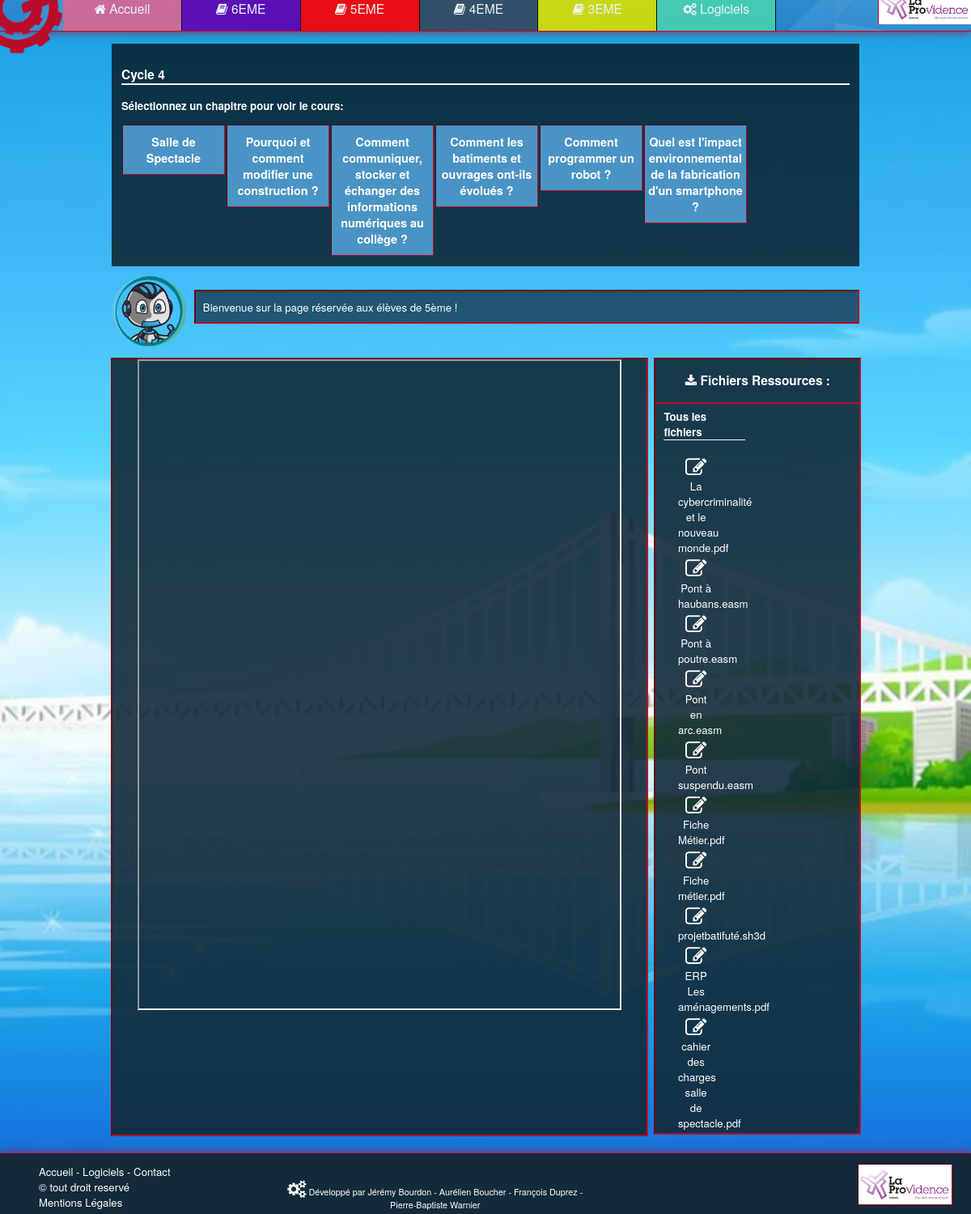
/Website/index.php?p=cours&cl=5EME, run on the app's committed database.
### tables this page shows
CREATE TABLE `categories` (
  `id_categorie` int(11) NOT NULL,
  `classe` varchar(10) DEFAULT NULL,
  `couleur` varchar(7) DEFAULT NULL,
  `img` varchar(150) DEFAULT NULL,
  `background` varchar(120) DEFAULT NULL,
  `title` varchar(50) DEFAULT NULL,
  `description` mediumtext
);

CREATE TABLE `chapitre` (
  `id` int(11) NOT NULL,
  `name_chap` varchar(100) NOT NULL,
  `classe` varchar(20) DEFAULT NULL
);

CREATE TABLE `ressource` (
  `id` int(11) NOT NULL,
  `url` varchar(120) DEFAULT NULL,
  `title` varchar(50) DEFAULT NULL,
  `classe` varchar(10) DEFAULT NULL,
  `type` varchar(20) DEFAULT NULL
);

### Website/assets/biblio/function.php (the view, shortened to what this page needs)
<?php
	function navbar()
	{
		global $connexion;
		$select_categories= mysqli_query($connexion, "SELECT * FROM `categories` WHERE 1");
		if(mysqli_num_rows($select_categories) >= 1)
			{
			while ($tab=mysqli_fetch_array($select_categories))
				{
				echo"
					<a href='index.php?p=cours&cl=$tab[1]'><div";
					if(isset($_GET['p'])&& $_GET['p']=='cour'&& $_GET['cl']==$tab[1])
					{
						echo" class='active' style='background-color:$tab[2]'";
					}
					else
					{
						echo" class='link' style='background-color:$tab[2]'";
					}
					 echo"><i class='fa fa-book' aria-hidden='true'></i> ".$tab[1]."</i>
					</div></a>";
				}
			}
	}
	function select_chapitre()
	{
		global $connexion;
		$chapitre = mysqli_query($connexion, "SELECT `name_chap`,`classe` FROM `chapitre` where classe='".$_GET['cl']."' ORDER BY id ASC");
		if(mysqli_num_rows($chapitre) > 0)
		{
			while ($req=mysqli_fetch_array($chapitre))
			{
				echo"<a href=\"index.php?p=cours&cl=".$_GET['cl']."&chap=$req[0]\"><div class='item'><h1>$req[0]</h1></div></a>";
			}
		}
		else
		{
				echo"<div class='item'><h1>Aucun Cours</h1></div>";
		}
	}
	function page_class()
	{
		global $connexion;
		$select_info= mysqli_query($connexion, "SELECT * FROM `categories` where classe='".$_GET['cl']."'");
		if(mysqli_num_rows($select_info) > 0)
		{
			while ($req=mysqli_fetch_array($select_info))
			{
				$title=$req[5];
				$description=$req[6];
			}
		}
	}
	function select_ressource()
	{
		global $connexion;
		$ressource=mysqli_query($connexion, "SELECT `id`, `url`, `title`, `classe`, `type` FROM `ressource` WHERE classe='".$_GET['cl']."'");
		echo"<h4>Tous les fichiers</h4><p>";
		if(mysqli_num_rows($ressource)!=0)
		{
			?>
			<table>
			<?php
			$i=2;
			while ($req=mysqli_fetch_array($ressource))
			{
				if(($i%2)==0)
				{
					echo "<tr>";
				}
				$position=stripos($req[1],'.');
				$suffixe=substr($req[1],$position);
				echo"<td><a href='$req[1]'><div class='ressource'><i class='fa fa-pencil-square-o fa-2x' aria-hidden='true'></i> <br>$req[2]$suffixe</div></a></td>";
				if((($i+1)%2)!=0)
				{
					echo "</tr>";
				}
			}
			?>
			</table>
			<?php
		}
		else
		{
			echo"<div class='none'>Aucun fichier</div>";
		}
	}
?>

### Website/index.php (shortened to what this page needs)
<!DOCTYPE html PUBLIC "-//W3C//DTD XHTML 1.0 Strict//FR" "http://www.w3.org/TR/xhtml1/DTD/xhtml1-strict.dtd">
<html xmlns="http://www.w3.org/1999/xhtml">
	<head>
		<link rel="stylesheet" type="text/css" href="css/style.css">
		<link rel="stylesheet" type="text/css" href="css/owl.carousel.css">
		<link href='font-awesome/css/font-awesome.min.css' rel='stylesheet' type='text/css'>
	</head>
	<?php
		include('assets/biblio/function.php');
		echo"
			<header>
				<div class='navbar'>
					<img src='assets/img/gears.png' class='logo'>
					<div class='page'>
						<a href='index.php'><div";
							if(!isset($_GET['p']))
							{
								echo" class='active' style='background-color:#db6692'";
							}
							else
							{
								echo" class='link' style='background-color:#db6692'";
							}
							echo"><i class='fa fa-home' aria-hidden='true'></i> Accueil
							</div></a>";
						navbar();
						echo"
						<a href='index.php?p=logiciels'><div";
						if(isset($_GET['p'])&& $_GET['p']=='logiciels')
						{
							echo" class='active' style='background-color:#48d0b0'";
						}
						else
						{
							echo" class='link' style='background-color:#48d0b0'";
						}
						echo"><i class='fa fa-cogs' aria-hidden='true'></i> Logiciels
						</div>
						</a>
						<a href='http://www.la-providence.net/'><img src='assets/img/logo_providence.jpg' target='_blank' class='lapro'></A>
					</div>
				</div>
			</header>";
			if(isset($_GET['p'])&& $_GET['p']=='cours')
			{
			page_class();
			echo"
			<body>
				<div id='page'>
					<center>
						<div class='slide'>
							<h3>$title</h3>
							<p class='sub'>Sélectionnez un chapitre pour voir le cours:</p>
							<div id='owl-demo' class='owl-carousel'>";
								select_chapitre();
						echo"</div>
						</div>
					</Center>
					<div class='intro'>
						<img src='assets/img/logo_help.png'>
						<div class='text'>$description</div>
					</div>
					<div class='download'>
							<h3><i class='fa fa-download' aria-hidden='true'></i> Fichiers Ressources :</h3>
							<hr color=#BA0D2A>";
							select_ressource();
						echo"</div>";
					if(isset($_GET['chap']))
					{
					echo"
						<div class='p_cours'style='margin-bottom:8%'>";
							select_l($chapitre);
							if(isset($_GET['id']))
							{
								$cours=$_GET['id'];
								select_cours($cours);
								echo"<center><iframe src='$pdf' width='90%' height='800VW'></iframe></center>";
							}
							else
							{
								echo"
						<center><iframe src='assets/ressource/pdf_cours/accueil.pdf' width='90%' height='800VW'></iframe></center>
						";
							}
							echo"
							<div class='clear'></div>
						</div>
						";
					}
					else
					{
						echo"
						<div class='p_cours' style='margin-bottom:8%'><center><iframe src='assets/ressource/pdf_cours/accueil.pdf' width='90%' height='800VW'></iframe></center>
							<div class='clear'></div>
						</div>
						";
					}
					echo"<div id='footer' style='position:absolute'>
								<div class='link'>
									<img src='assets/img/logo_providence.jpg'>
									Accueil - Logiciels - Contact
									<br>
									&copy; tout droit reservé
									<br>
									<a href='index.php?p=mention'>Mentions Légales</a>
								</div>
								<div class='dev'>
									<i class='fa fa-cogs  fa-2x' aria-hidden='true'></i> Développé par Jérémy Bourdon - Aurélien Boucher - François Duprez - Pierre-Baptiste Warnier
								</div>
								<div class='clear'></div>
							</div>	";
				echo"</div>
			</body>
			";
			}
	?>
</html>

### Website/css/style.css (style rules this page uses)
body { font-family: "Helvetica Neue", Helvetica, Arial, sans-serif; background: #000000 url('../assets/img/background.jpg'); background-size:cover; background-attachment: fixed; background-repeat:no-repeat; margin: -1.5% 0%; width:100%; height:100%; font-size:1.1vw; }
a { text-decoration:none; color:inherit; }
.navbar { position:fixed; font-size: 2vw; width: 100%; margin: 0 auto; background:#FFF url("../assets/img/login_background.jpg") ; background-size:40%; background-position:10%; -moz-box-shadow: 0px 0px 10px 0px #BA0D2A; -webkit-box-shadow: 0px 0px 10px 0px #BA0D2A; -o-box-shadow: 0px 0px 10px 0px #BA0D2A; box-shadow: 0px 0px 10px 0px #BA0D2A; border-bottom: inset 1px #BA0D2A; z-index:2000; }
.navbar .page { margin-left:6.5%; }
.navbar .logo { position:absolute; width:10.5%; margin-left:-3.5%; margin-top:-3%; -webkit-animation: rotation 20s linear infinite; }
.navbar .lapro { width:10.2%; float:right; border-left:solid 1px #BA0D2A; }
.navbar .link { display:block; color:white; text-align:center; font-size:1.3vw; float:left; padding: 1.5% 2.5%; width:8%; opacity:0.9; border-right:solid 1px #000; -webkit-transition-duration: 0.5s; -moz-transition-duration: 0.5s; -ms-transition-duration: 0.5s; -o-transition-duration: 0.5s; transition-duration: 0.5s; }
#footer { color:#fff; padding-top:1%; background:rgba(18,42,57,1); background-size:40%; background-position:10%; bottom:0; width:100%; -moz-box-shadow: 0px 0px 10px 0px #BA0D2A; -webkit-box-shadow: 0px 0px 10px 0px #BA0D2A; -o-box-shadow: 0px 0px 10px 0px #BA0D2A; box-shadow: 0px 0px 10px 0px #BA0D2A; border-top: inset 1px #BA0D2A; }
#footer .link { margin-left:4%; }
#footer .dev { float:right; margin-right:28%; margin-top:-3%; font-size:0.9vw; width:31%; text-align:center }
#footer img { float:right; width:10%; border: inset 1px #BA0D2A; margin-right:2%; margin-bottom:1%; }
#page { position:absolute; margin: auto; margin-top:6%; width:100%; }
#page .slide { background-color: rgba(0, 0, 0, 0.7); padding:1%; margin:0% auto; width:75%; text-align:center; }
#page .slide .sub { color:#fff; font-weight:bold; text-align:left; }
#page .slide h3 { text-align:left; border-bottom:inset 2px #fff; color:#fff; }
.item { background-color:#4a94c5; border:inset 1px #BA0D2A; padding: auto; font-size:0.6vw; color: #FFF; margin:1%; }
#page .intro { margin:1% auto; width:77%; }
#page .intro img { width:10%; }
#page .intro .text { margin-left:11%; margin-top:-8%; background-color:rgba(18,42,57,0.7); padding: 1%; color:#fff; border:inset 2px #BA0D2A; }
#page .p_cours { margin: 1%; margin-top: 3.5%; width: 55%; background-color: rgba(18,42,57,0.9); border: inset 2px #BA0D2A; margin-left: 11.4%; height: 100%; }
#page .download { background-color: rgba(18,42,57,0.9); border: inset 2px #BA0D2A; width: 21%; float: right; margin-top: 2.5%; margin-right: 11.3%; }
#page .download h3 { color:#fff; text-align:center; }
#page .download h4 { margin-top:0%; margin-left:4%; color:#fff; border-bottom:solid 1px #fff; width:40%; }
#page .download .ressource { float:left; color:#fff; text-align:center; width:18%; -webkit-transition-duration: 0.5s; -moz-transition-duration: 0.5s; -ms-transition-duration: 0.5s; -o-transition-duration: 0.5s; transition-duration: 0.5s; margin-left:10%; }

### data on the page
categories: classe "6EME"
categories: classe "5EME", title "Cycle 4", description "Bienvenue sur la page réservée aux élèves de 5ème !"
categories: classe "4EME"
categories: classe "3EME"
chapitre: name_chap "Salle de Spectacle"
chapitre: name_chap "Pourquoi et comment modifier une construction ?"
chapitre: name_chap "Comment communiquer, stocker et échanger des informations numériques au collège ?"
chapitre: name_chap "Comment les batiments et ouvrages ont-ils évolués ?"
chapitre: name_chap "Comment programmer un robot ?"
chapitre: name_chap "Quel est l'impact environnemental de la fabrication d'un smartphone ?"
ressource: title "La cybercriminalité et le nouveau monde", url ".pdf"
ressource: title "Pont à haubans", url ".easm"
ressource: title "Pont à poutre", url ".easm"
ressource: title "Pont en arc", url ".easm"
ressource: title "Pont suspendu", url ".easm"
ressource: title "Fiche Métier", url ".pdf"
ressource: title "Fiche métier", url ".pdf"
ressource: title "projetbatifuté", url ".sh3d"
ressource: title "ERP Les aménagements", url ".pdf"
ressource: title "cahier des charges salle de spectacle", url ".pdf"
